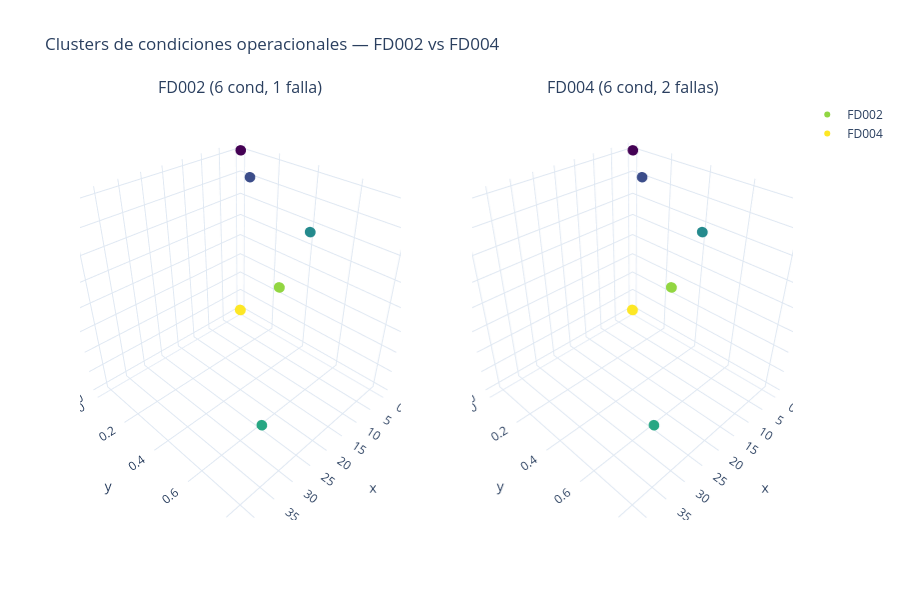

The notebook cell saved with this chart:
### Code cell
fig = make_subplots(
    rows=1, cols=2,
    specs=[[{"type": "scatter3d"}, {"type": "scatter3d"}]],
    subplot_titles=["FD002 (6 cond, 1 falla)", "FD004 (6 cond, 2 fallas)"],
)

for i, ds_id in enumerate(["FD002", "FD004"]):
    tr = data[ds_id][0]
    unique_ops = tr[["op_setting_1", "op_setting_2", "op_setting_3"]].drop_duplicates()

    fig.add_trace(go.Scatter3d(
        x=unique_ops["op_setting_1"],
        y=unique_ops["op_setting_2"],
        z=unique_ops["op_setting_3"],
        mode="markers",
        marker=dict(size=6, color=unique_ops["op_setting_1"], colorscale="Viridis"),
        name=ds_id,
    ), row=1, col=i + 1)

fig.update_layout(
    title="Clusters de condiciones operacionales — FD002 vs FD004",
    height=600,
    template="plotly_white",
)
fig.show()

### Figure 1 — Plotly figure (JSON) as saved in the notebook; plotly's stock layout.template omitted (floating-point values rounded to 4 significant figures; data arrays with more than 128 entries replaced by an {"elided": "..."} marker saying what was removed)
{"data": [{"marker": {"color": {"elided": "9824 float values"}, "colorscale": [[0, "#440154"], [0.1111, "#482878"], [0.2222, "#3e4989"], [0.3333, "#31688e"], [0.4444, "#26828e"], [0.5556, "#1f9e89"], [0.6667, "#35b779"], [0.7778, "#6ece58"], [0.8889, "#b5de2b"], [1, "#fde725"]], "size": 6}, "mode": "markers", "name": "FD002", "scene": "scene", "type": "scatter3d", "x": {"elided": "9824 float values"}, "y": {"elided": "9824 float values"}, "z": {"elided": "9824 float values"}}, {"marker": {"color": {"elided": "10232 float values"}, "colorscale": [[0, "#440154"], [0.1111, "#482878"], [0.2222, "#3e4989"], [0.3333, "#31688e"], [0.4444, "#26828e"], [0.5556, "#1f9e89"], [0.6667, "#35b779"], [0.7778, "#6ece58"], [0.8889, "#b5de2b"], [1, "#fde725"]], "size": 6}, "mode": "markers", "name": "FD004", "scene": "scene2", "type": "scatter3d", "x": {"elided": "10232 float values"}, "y": {"elided": "10232 float values"}, "z": {"elided": "10232 float values"}}], "layout": {"annotations": [{"font": {"size": 16}, "showarrow": false, "text": "FD002 (6 cond, 1 falla)", "x": 0.225, "xanchor": "center", "xref": "paper", "y": 1, "yanchor": "bottom", "yref": "paper"}, {"font": {"size": 16}, "showarrow": false, "text": "FD004 (6 cond, 2 fallas)", "x": 0.775, "xanchor": "center", "xref": "paper", "y": 1, "yanchor": "bottom", "yref": "paper"}], "height": 600, "scene": {"domain": {"x": [0, 0.45], "y": [0, 1]}}, "scene2": {"domain": {"x": [0.55, 1], "y": [0, 1]}}, "title": {"text": "Clusters de condiciones operacionales — FD002 vs FD004"}}}
